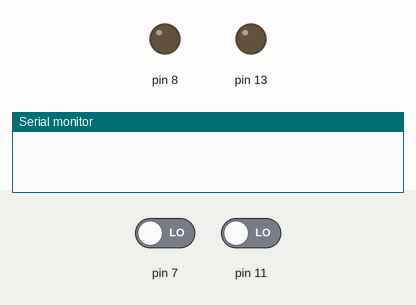
Simulated run of this program. Board: Arduino Uno, built with avr-gcc and run on an emulated ATmega328P. Shown: output pins drawn as LEDs (lit = HIGH), the last lines printed to the serial monitor. The inputs (shaded band) are chosen by the test bench; at power-on: pin 11 LOW, pin 7 LOW.

Above: at 1.2 s.
1.3 s: pin 11 driven HIGH
At 2.9 s:
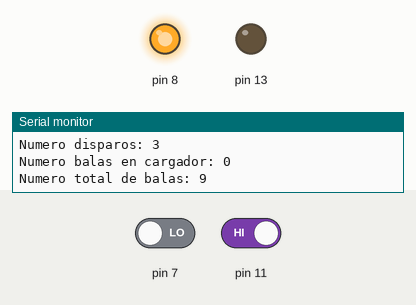
3.6 s: pin 7 driven HIGH
At 4.3 s:
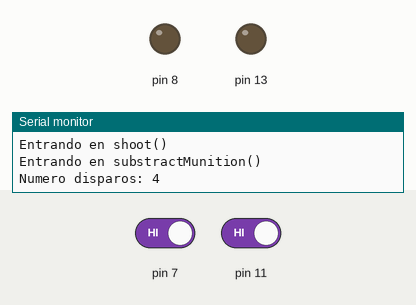
6.0 s: pin 7 driven LOW
At 8.0 s:
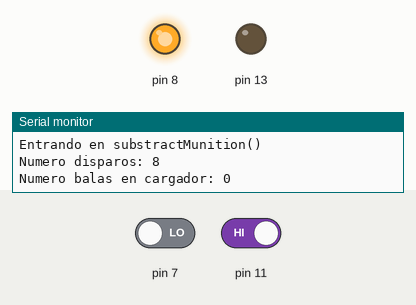
Timing chart, 0 to 9.5 s (numbered marks = the images above; inputs shaded):
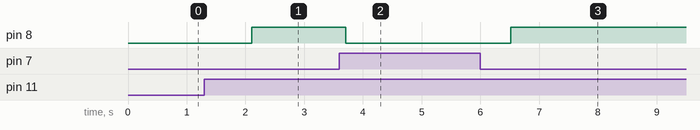

Measured:
- after the input at 1.3 s, pin 8: LOW → HIGH after 0.80 s
- after the input at 3.6 s, pin 8: HIGH → LOW after 0.11 s
- after the input at 6.0 s, pin 8: LOW → HIGH after 0.52 s instead of 4.5 s

The program:

main.cpp
```cpp
#include <Arduino.h>
#include <Weapon.h>

Weapon weapon(3,3,10,500);
int pushed1;
int pushed2;


void setup()
{
   Serial.begin(9600);
   pinMode(TRIGGER, INPUT);
   pinMode(SHOOT_LIGHT, OUTPUT);

   pinMode(RELOAD_SWITCH, INPUT);
   pinMode(RELOAD_LIGHT, OUTPUT);
}

void loop()
{

   pushed1 = digitalRead(TRIGGER);
   if (pushed1 == HIGH)
   {
      weapon.shoot();
      delay(100);
      Serial.print("Numero disparos: ");
      Serial.println(weapon.getShootCounter());
      delay(100);
      Serial.print("Numero balas en cargador: ");
      Serial.println(weapon.getAmmoInCharger());
      delay(100);
      Serial.print("Numero total de balas: ");
      Serial.println(weapon.getTotalAmmo());
      delay(100);
   }

   pushed2= digitalRead(RELOAD_SWITCH);
   if (pushed2 == HIGH)
   {
      weapon.reload();
      delay(100);
      Serial.print("Numero disparos: ");
      Serial.println(weapon.getShootCounter());
      delay(100);
      Serial.print("Numero balas en cargador: ");
      Serial.println(weapon.getAmmoInCharger());
      delay(100);
      Serial.print("Numero total de balas: ");
      Serial.println(weapon.getTotalAmmo());
      delay(100);
   }

}
```
